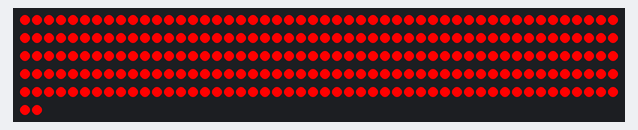
Simulated run of this sketch. Board: Arduino Uno, built with avr-gcc and run on an emulated ATmega328P. Parts: 252 RGB LEDs in strip order, left to right, continuing on the next row. Dim RGB values are drawn brighter than linear.

Above: at 0.1 s.
At 4.1 s:
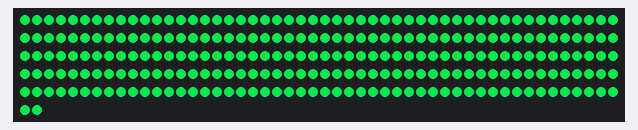
At 6.1 s:
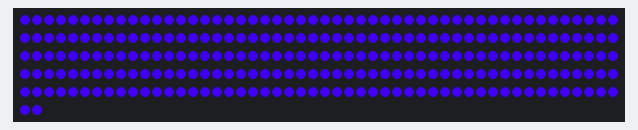
At 10.1 s:
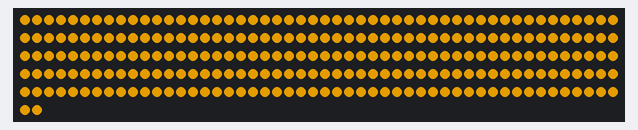

The sketch:

tmp1.ino
```cpp
#include "FastLED.h"

// const byte NUM_LEDS = 24; // Ring
const byte NUM_LEDS = 252;   // Ruban

CRGB leds[NUM_LEDS];

void setup() {
  FastLED.addLeds<NEOPIXEL, 11>(leds, NUM_LEDS);
}

int hue = 0;

void loop() {

  FastLED.clear();
  for (int led = 0; led < NUM_LEDS; led++) {
    //uint8_t hue = map(led, 0, NUM_LEDS, 0, 254);
    //leds[led].setHue(hue);
    leds[led].setHue(hue);
    //leds[led].setHue(90);
  }
  FastLED.show();

  hue = (hue + 60) % 360;

  delay(2000);
}
```

Measured:
- by itself, everything shown: repeats every 12.1 s, in 6 steps
- what the display in image 1 shows lasts 2.0 s, from 4.0 s to 6.0 s
